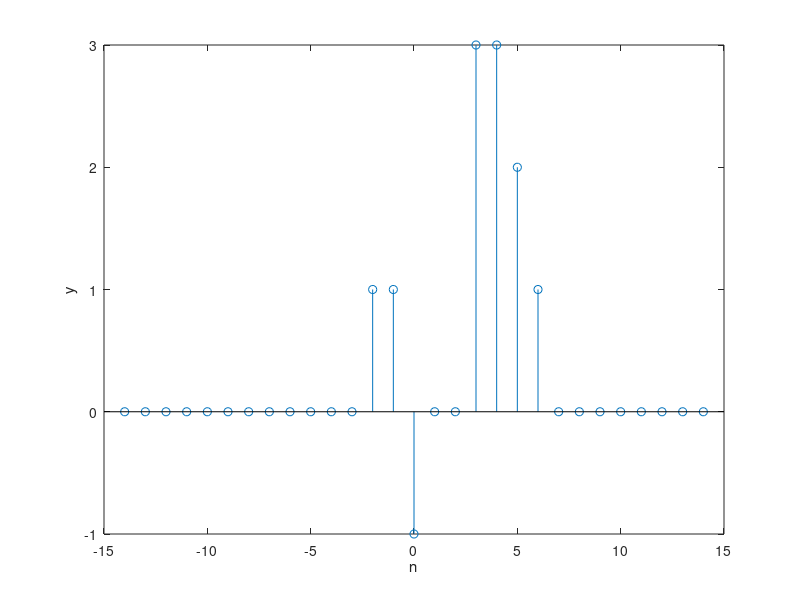

MATLAB code for this plot:
close all
clear
clc

n = [-7;7];
x=[zeros(1,5) 1 2 1 1 zeros(1,6)];
h=[zeros(1,7) 1 -1 0 0 1 1 zeros(1,2)];
y=conv(x,h);
n1=min(n*2):max(n*2);
stem(n1,y)

xlabel('n')
ylabel('y')
